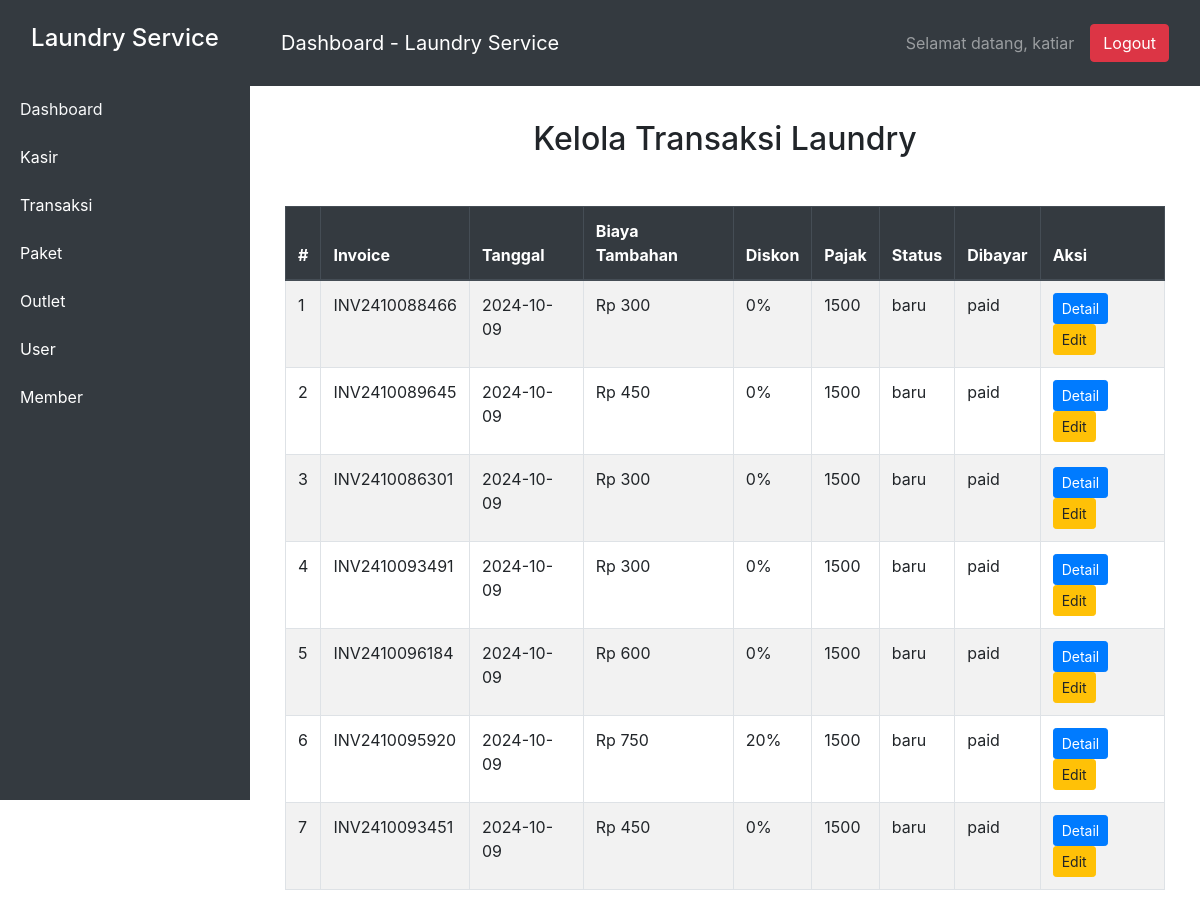
/view/transaksi.php (signed in), run on the app's committed database.
### tables this page shows
CREATE TABLE `transaksi` (
  `id` int(11) NOT NULL,
  `id_outlet` int(11) NOT NULL,
  `invoice` varchar(20) NOT NULL,
  `tanggal_bayar` date NOT NULL DEFAULT current_timestamp(),
  `biaya_tambahan` int(11) NOT NULL,
  `diskon` double NOT NULL,
  `pajak` int(11) NOT NULL,
  `status` enum('baru','proses','selesai','diambil') NOT NULL,
  `dibayar` enum('unpaid','paid') NOT NULL,
  `subtotal` int(11) NOT NULL,
  `id_user` int(11) NOT NULL
);

### database/database.php (called while the page is built, shortened)
<?php
class Database
{
    private $host = 'localhost';
    private $username = 'root';
    private $password = 'test123';
    private $dbname = 'laundry';
    protected $connect;
    public function __construct()
    {
        $this->connect = new mysqli($this->host, $this->username, $this->password, $this->dbname);
    }
    public function all($table)
    {
        $data = [];
        $sql = "SELECT * FROM $table";
        $stmt = $this->connect->prepare($sql);
        $stmt->execute();
        $result = $stmt->get_result();
        if ($result->num_rows > 0) {
            while ($row = $result->fetch_assoc()) {
                $data[] = $row;
            }
        }
        return $data;
    }
}

### controller/transaksiController.php (called while the page is built, shortened)
<?php
include __DIR__.'/../model/transaksi.php';
class transaksiController
{
    private $model;
    public function __construct()
    {
        $this->model = new transaksiModel;
    }
    public function index($table)
    {
        $all = $this->model->index($table);
        return $all;
    }
}

### model/transaksi.php (called while the page is built, shortened)
<?php
include __DIR__.'/../database/database.php';
class transaksiModel extends Database
{
    public function index($table)
    {
        $all = $this->all($table);
        return $all;
    }
}

### view/transaksi.php (the view, shortened to what this page needs)
<?php
include __DIR__.'/../controller/transaksiController.php';
$data = new transaksiController;
$transaksi = $data->index('transaksi');
?>
<!DOCTYPE html>
<html lang="id">
<head>
    <link rel="stylesheet" href="https://stackpath.bootstrapcdn.com/bootstrap/4.5.2/css/bootstrap.min.css">
</head>
<body>
    <div class="wrapper">
        <nav id="sidebar">
            <div class="sidebar-header text-center py-4">
                <h4>Laundry Service</h4>
            </div>
            <ul class="list-group">
                <?php
                if(isset($_SESSION['admin'])){
                ?>
                <a href="index.php" class="text-light"><li class="list-group-item">Dashboard</a></li>
                <a href="kasir.php" class="text-light"><li class="list-group-item">Kasir</li></a>
                <a href="transaksi.php" class="text-light"><li class="list-group-item">Transaksi</li></a>
                <a href="paket.php" class="text-light"><li class="list-group-item">Paket</li></a>
                <a href="outlet.php" class="text-light"><li class="list-group-item">Outlet</li></a>
                <a href="user.php" class="text-light"><li class="list-group-item">User</li></a>
                <a href="member.php" class="text-light"><li class="list-group-item">Member</li></a>
                <?php
                    }
                ?>
            </ul>
        </nav>
        <header id="header">
            <nav class="navbar navbar-expand-lg navbar-dark">
                <span class="navbar-brand">Dashboard - Laundry Service</span>
                <div class="ml-auto d-flex align-items-center">
                    <span class="navbar-text mr-3">Selamat datang,     <?= isset($_SESSION['admin']['username']) ? htmlspecialchars($_SESSION['admin']['username']) : (isset($_SESSION['owner']['username']) ? htmlspecialchars($_SESSION['owner']['username']) : (isset($_SESSION['kasir']['username']) ? htmlspecialchars($_SESSION['kasir']['username']) : 'Pengguna')) ?></span>
                    <form action="../routes/auth.php" method="post" class="mb-0">
                        <button type="submit" class="btn btn-danger" name="action" value="logout">Logout</button>
                    </form>
                </div>
            </nav>
        </header>
        <div id="content">
            <div id="main-content" class="container" style="margin-top: 100px">
                <h2 class="text-center mb-4">Kelola Transaksi Laundry</h2>
                <div class="table-responsive">
                    <table class="table table-bordered table-striped mt-4">
                        <thead class="thead-dark">
                            <tr>
                                <th>#</th>
                                <th>Invoice</th>
                                <th>Tanggal</th>
                                <th>Biaya Tambahan</th>
                                <th>Diskon</th>
                                <th>Pajak</th>
                                <th>Status</th>
                                <th>Dibayar</th>
                                <th>Aksi</th>
                            </tr>
                        </thead>
                        <tbody>
                            <?php
                            $no = 1;
                                foreach($transaksi as $transaksis){
                            ?>
                            <tr>
                                <td><?=$no++?></td>
                                <td><?=$transaksis['invoice']?></td>
                                <td><?=explode(' ', $transaksis['tanggal_bayar'])[0]?></td>
                                <td><?='Rp '.number_format($transaksis['biaya_tambahan'],0,',','.')?></td>
                                <td><?=$transaksis['diskon'] * 100 . '%'?></td>
                                <td><?=$transaksis['pajak']?></td>
                                <td><?=$transaksis['status']?></td>
                                <td><?=$transaksis['dibayar']?></td>
                                <td>
                                    <a href="detail.php?id=<?=md5($transaksis['id'])?>" class="btn btn-primary btn-sm">Detail</a>
                                    <button class="btn btn-warning btn-sm edit-btn" data-id="<?=$transaksis['id']?>"  data-status="<?=$transaksis['status']?>">Edit</button>
                                </td>
                            </tr>
                            <?php
                                }
                            ?>
                        </tbody>
                    </table>
                </div>
            </div>
        </div>
    </div>
</body>
</html>

### view/transaksi.php (style rules this page uses)
.wrapper { display: flex; width: 100%; }
#sidebar { min-width: 250px; max-width: 250px; background: #343a40; color: #fff; height: 100vh; position: fixed; }
#sidebar .list-group { margin: 0; }
#sidebar .list-group-item { background: #343a40; color: #fff; border: none; }
#content { margin-left: 250px; width: 100%; padding: 20px; }
#header { background-color: #343a40; color: white; padding: 15px; position: fixed; top: 0; left: 250px; width: calc(100% - 250px); z-index: 1000; }
#header .navbar { display: flex; justify-content: space-between; align-items: center; }
#main-content { margin-top: 70px; }
.table-responsive { margin-top: 20px; }

### data on the page
transaksi: invoice "INV2410088466", tanggal_bayar "2024-10-09", biaya_tambahan "300", $transaksis['diskon']*100 "0", pajak "1500", status "baru", dibayar "paid"
transaksi: invoice "INV2410089645", tanggal_bayar "2024-10-09", biaya_tambahan "450", $transaksis['diskon']*100 "0", pajak "1500", status "baru", dibayar "paid"
transaksi: invoice "INV2410086301", tanggal_bayar "2024-10-09", biaya_tambahan "300", $transaksis['diskon']*100 "0", pajak "1500", status "baru", dibayar "paid"
transaksi: invoice "INV2410093491", tanggal_bayar "2024-10-09", biaya_tambahan "300", $transaksis['diskon']*100 "0", pajak "1500", status "baru", dibayar "paid"
transaksi: invoice "INV2410096184", tanggal_bayar "2024-10-09", biaya_tambahan "600", $transaksis['diskon']*100 "0", pajak "1500", status "baru", dibayar "paid"
transaksi: invoice "INV2410095920", tanggal_bayar "2024-10-09", biaya_tambahan "750", $transaksis['diskon']*100 "20", pajak "1500", status "baru", dibayar "paid"
transaksi: invoice "INV2410093451", tanggal_bayar "2024-10-09", biaya_tambahan "450", $transaksis['diskon']*100 "0", pajak "1500", status "baru", dibayar "paid"

### other printed values
$_SESSION['admin']['username'] "katiar"
